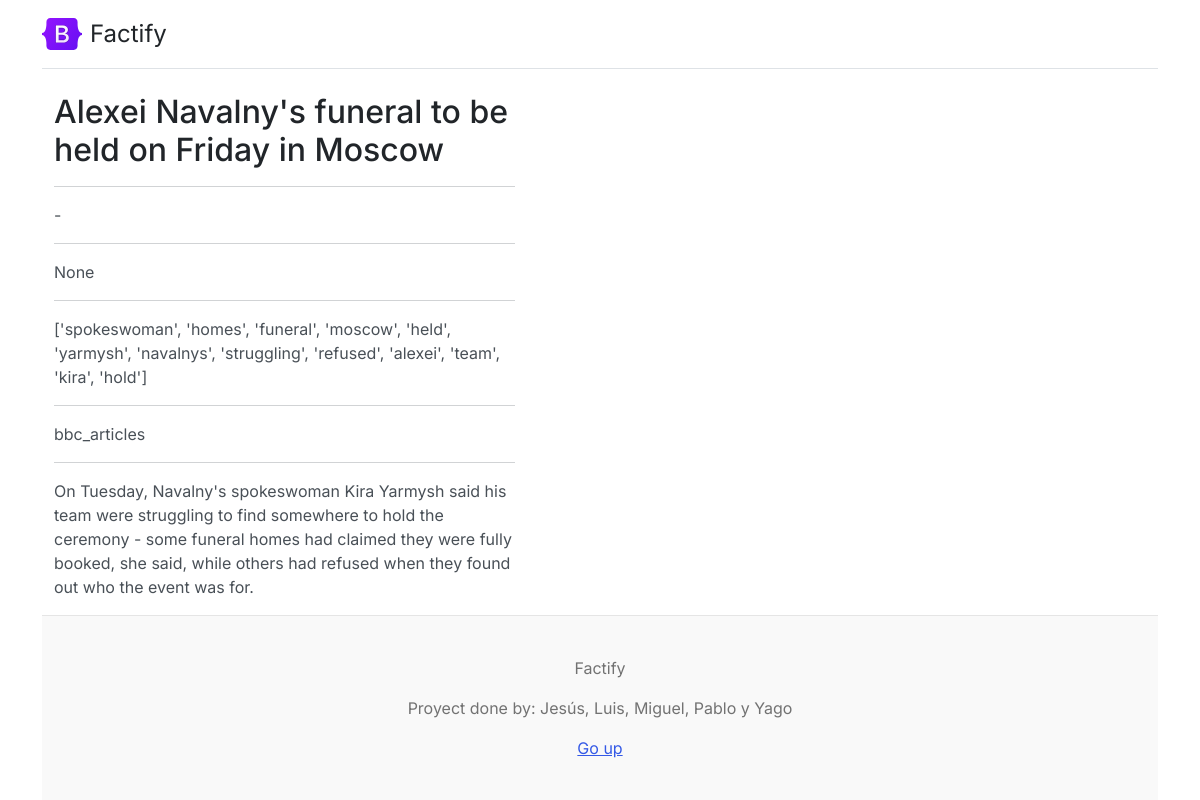
Page /noticia2/1/ on the committed database.
### core/models.py (models this page shows, shortened)
class Noticias2(models.Model):
    title = models.CharField(max_length=250)
    resume = models.TextField()    # RESUMEN
    text = models.TextField()
    authors = models.CharField(max_length=250)
    date = models.DateField()
    keywords = models.CharField(max_length=250)
    source = models.CharField(max_length=250)
    class Meta:
        verbose_name = 'Noticia2'
        verbose_name_plural = 'Noticias2'
        ordering = ['title']

### core/views.py (the view)
# urls.py: path('noticia2/<int:noticia2_id>/', detalle_noticia2, name='detalle_noticia2'),
def detalle_noticia2(request, noticia2_id):
    noticia2 = get_object_or_404(Noticias2, id=noticia2_id)
    return render(request, 'core/detalle_noticia2.html', {'noticia2': noticia2})

### core/processors.py (called while the page is built)
def ctx_dic_about(request):
	ctx_about = {}
	ctx_about['ABOUT'] = About.objects.latest('created')
	return ctx_about

def ctx_dic_category(request):
	ctx_category = {}
	ctx_category['categories'] = Category.objects.filter(active=True)
	return ctx_category

def ctx_dic_history(request):
	ctx_history = {}
	ctx_history['dates'] = Post.objects.dates('created', 'month', order='DESC').distinct()
	return ctx_history

def ctx_dic_link(request):
	ctx_link = {}
	links = Link.objects.all()
	for link in links:
		ctx_link[link.key] = {'url':link.url, 'icon':link.icon}
	return ctx_link

### core/templates/core/detalle_noticia2.html
{% extends 'core/base.html' %}
{% load static %}
{% block content %}
<div class="container">
  <div class="row">
    <div class="col-md-8">
      <h2>{{ noticia2.title }}</h2>
      <hr>
      <p>{{ noticia2.authors }}</p>
      <hr>
      <p>{{ noticia2.date }}</p>
      <hr>
      <p>{{ noticia2.keywords }}</p>
      <hr>
      <p>{{ noticia2.source }}</p>
      <hr>
      <p>{{ noticia2.text }}</p>
    </div>
    <div class="col-md-4">
    </div>
  </div>
</div>
{% endblock %}

### rows in the picture
Noticias2: title "Alexei Navalny's funeral to be held on Friday in Moscow", authors "-", date "None", keywords "['spokeswoman', 'homes', 'funeral', 'moscow', 'held', 'yarmysh', 'navalnys', 'struggling', 'refused', 'alexei', 'team', 'kira', 'hold']", source "bbc_articles", text "On Tuesday, Navalny's spokeswoman Kira Yarmysh said his team were struggling to find somewhere to hold the ceremony - some funeral homes had claimed they were fully booked, she said, while others had refused when they found out who the event was for."
